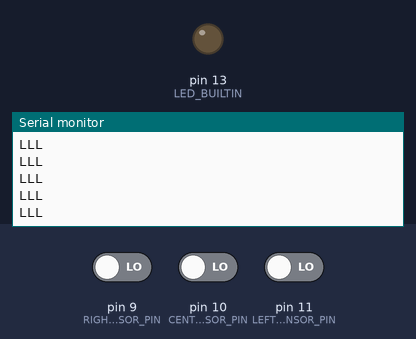
Recording of a sketch running on a simulated Arduino Uno, built with avr-gcc and run on an emulated ATmega328P. On the bench: output pins drawn as LEDs (lit = HIGH), the last lines printed to the serial monitor. The inputs (shaded band) are chosen by the test bench; at power-on: pin 9 (RIGHT_SENSOR_PIN) LOW, pin 10 (CENTER_SENSOR_PIN) LOW, pin 11 (LEFT_SENSOR_PIN) LOW.

Above: at 1.2 s.
1.3 s: pin 9 (RIGHT_SENSOR_PIN) driven HIGH
At 1.8 s:
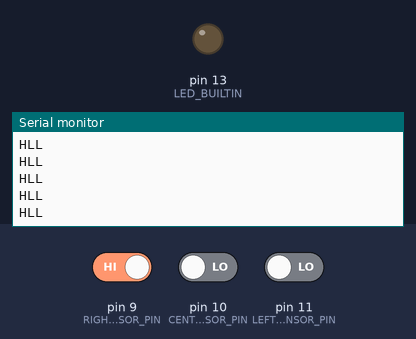
3.2 s: pin 10 (CENTER_SENSOR_PIN) driven HIGH
At 4.0 s:
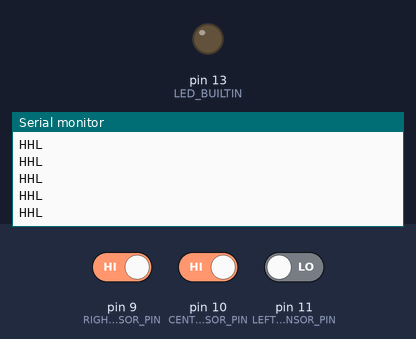
5.1 s: pin 11 (LEFT_SENSOR_PIN) driven HIGH
At 6.1 s:
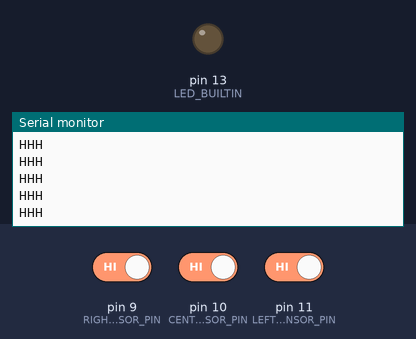
7.0 s: pin 9 (RIGHT_SENSOR_PIN) driven LOW
At 7.5 s:
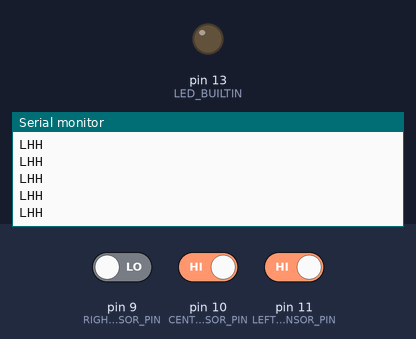
8.9 s: pin 10 (CENTER_SENSOR_PIN) driven LOW
At 9.7 s:
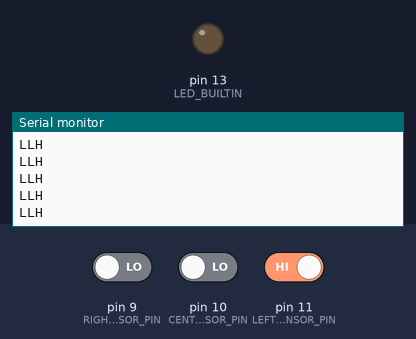
10.8 s: pin 9 (RIGHT_SENSOR_PIN) driven HIGH and pin 10 (CENTER_SENSOR_PIN) driven HIGH
At 11.4 s:
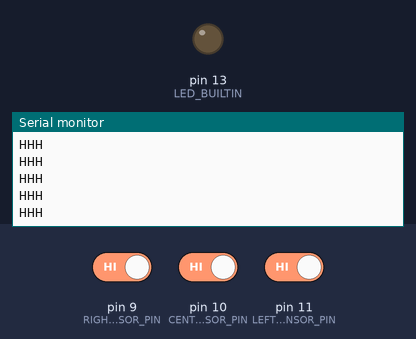

The sketch:

Pongya.ino
```cpp
int RIGHT_SENSOR_PIN = 9;
int CENTER_SENSOR_PIN = 10;
int LEFT_SENSOR_PIN = 11;

void setup() {
  Serial.begin(9600);
  while (!Serial); // wait for serial port to connect. Needed for native USB port only

  pinMode(LED_BUILTIN, OUTPUT);

  pinMode(RIGHT_SENSOR_PIN, INPUT);
  pinMode(CENTER_SENSOR_PIN, INPUT);
  pinMode(LEFT_SENSOR_PIN, INPUT);
}

void loop() {
  int right_value = digitalRead(RIGHT_SENSOR_PIN);
  int center_value = digitalRead(CENTER_SENSOR_PIN);
  int left_value = digitalRead(LEFT_SENSOR_PIN);

  if (right_value == HIGH) {
    Serial.print("H");
  } else {
    Serial.print("L");
  }

  if (center_value == HIGH) {
    Serial.print("H");
  } else {
    Serial.print("L");
  }

  if (left_value == HIGH) {
    Serial.println("H");
  } else {
    Serial.println("L");
  }
}
```

Measured:
- after the input at 1.3 s, the serial monitor: prints a new line after 0.07 s (image 1)
- after the input at 3.2 s, the serial monitor: prints a new line after 0.07 s (image 2)
- after the input at 5.1 s, the serial monitor: prints a new line after 0.07 s (image 3)
- after the input at 7.0 s, the serial monitor: prints a new line after 0.07 s (image 4)
- after the input at 8.9 s, the serial monitor: prints a new line after 0.07 s (image 5)
- after the input at 10.8 s, the serial monitor: prints a new line after 0.07 s (image 6)
